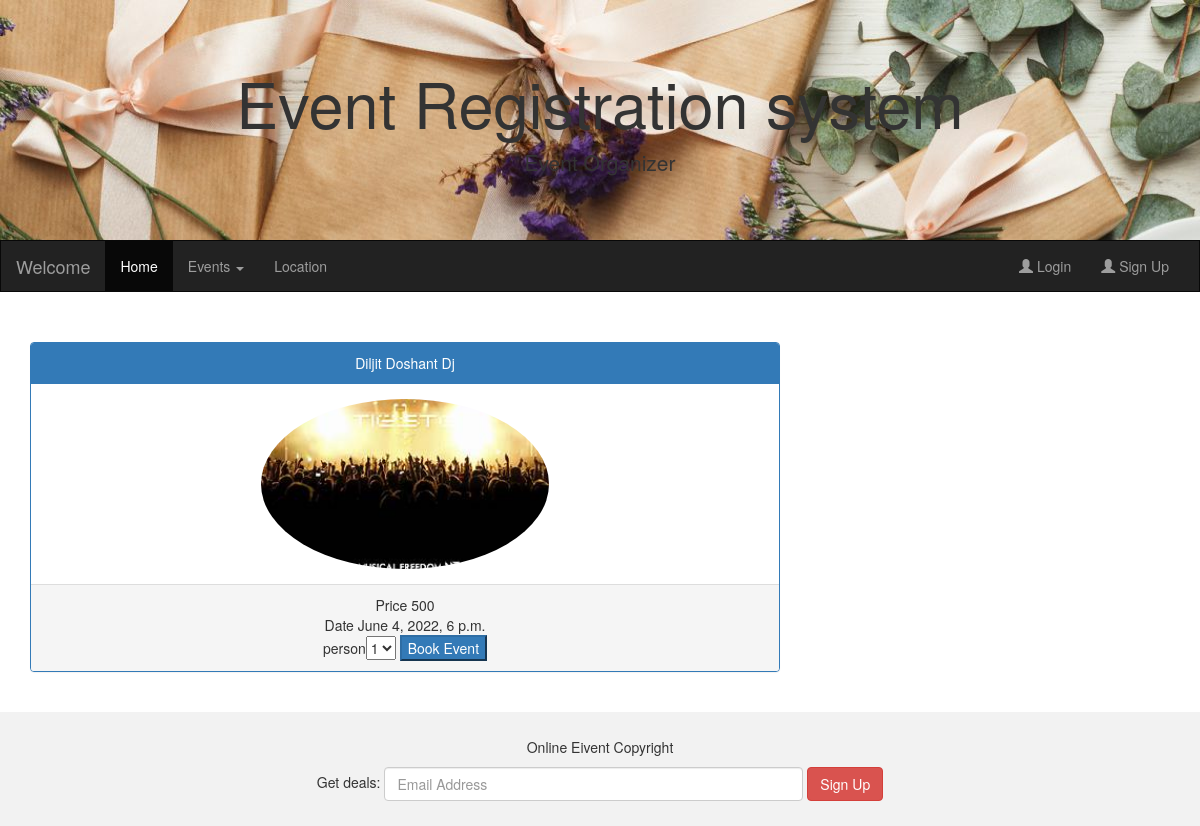
/ShowDetails/4, run on the app's committed database.
### AdminApp/models.py (models this page shows, shortened)
class EventList(models.Model):
    Event_name = models.CharField(max_length=100)
    event_image=models.ImageField(default="abc.jpg",upload_to="images")
    Date = models.DateTimeField(blank=True,null=True )
    start_Time = models.TimeField(auto_now=False, auto_now_add=False)
    end_time = models.TimeField(auto_now=False, auto_now_add=False)
    mobile = models.CharField(max_length=15)
    Website = models.CharField(max_length = 50)
    address = models.CharField(max_length=500,null=True)
    ticekt_amount = models.IntegerField(default=200, null=True)
    category= models.ForeignKey(Category,on_delete=models.CASCADE)
    class Meta:
        db_table ="event_list"

### UserApp/views.py (the view, shortened to what this page needs)
# urls.py: path('ShowDetails/<id>',views.ShowDetails),
def ShowDetails(request,id):
    if(request.method=="GET"):
        cats=Category.objects.all()
        event=EventList.objects.get(id=id)
        return render(request,'ShowEventDetails.html',{"cats":cats,"event":event})

### UserApp/templates/ShowEventDetails.html (shortened to what this page needs)
{%extends "index.html"%}
{%block index%}
<div class="container">
  <form method="post">
        <center>
    <div class="row">
      <div class="col-sm-8">
              <div class="panel panel-primary">
                <div class="panel-heading">{{event.Event_name}}</div>
                <div class="panel-body">
                   <img src="{{event.event_image.url}}"
                        class="img-circle" style="width:40%;height:40%;" alt="Image">
                    </div>
                <div class="panel-footer">
                    Price {{event.ticekt_amount}} <br/>
                    Date  {{event.Date}}
                    <br/>
                    person<select name="person">
                      <option>1</option>
                      </select>
                    <button class="button btn-primary" type="submit">Book Event</button>
                </div>
              </div>
            </div>
    </div>
</center>
</form>
  </div><br>
{%endblock%}

### data on the page
EventList: Event_name "Diljit Doshant Dj", event_image (picture), ticekt_amount "500", Date "June 4, 2022, 6 p.m."
